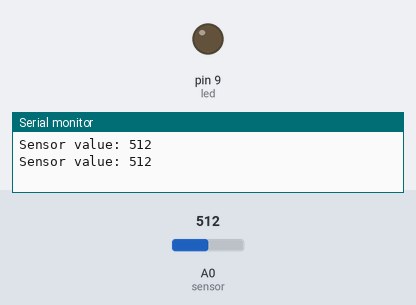
Simulated run of this sketch. Board: Arduino Uno, built with avr-gcc and run on an emulated ATmega328P. Parts: output pins drawn as LEDs (lit = HIGH), the last lines printed to the serial monitor. The test bench sets the inputs (shaded band); at power-on: A0 (sensor) = 512.

Above: at 1.8 s.
1.9 s: A0 (sensor) set to 310
3.4 s: A0 (sensor) set to 289
At 4.3 s:
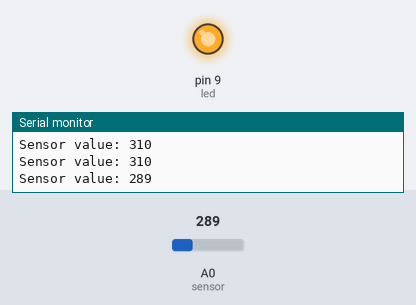
5.5 s: A0 (sensor) set to 306
At 7.1 s:
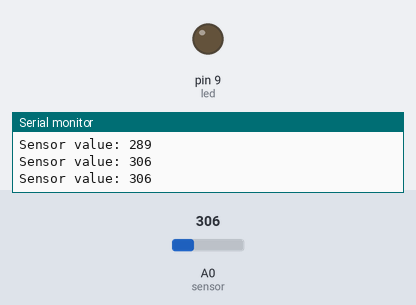
7.5 s: A0 (sensor) set to 290
At 8.6 s:
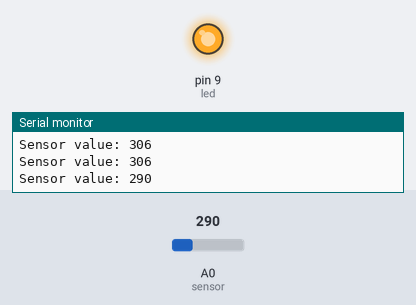
Timing chart, 0 to 10.5 s (numbered marks = the images above; inputs shaded):
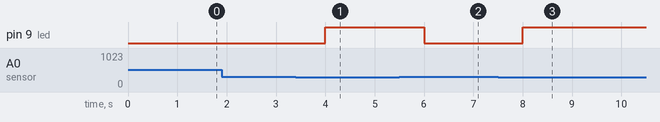

The sketch:

ldrLED.ino
```cpp
int limit = 300;
int led = 9;
int sensor = A0;
int sensorValue = 0;

void setup() {
  pinMode(led, OUTPUT);
  pinMode(sensor, INPUT);

  Serial.begin(9600);
}

void loop() {
  sensorValue = analogRead(sensor);

  if(sensorValue < limit) {
    digitalWrite(led, HIGH);
  }
  else{
    digitalWrite(led, LOW);
  }

  Serial.print("Sensor value: ");
  Serial.println(sensorValue);

  delay(1000);
}
```

Measured:
- the behaviour switches between 300 and 299 on A0 (sensor) (found by bisection; images 0 and 1)
- after the input at 3.4 s, pin 9 (led): LOW → HIGH after 0.60 s
- after the input at 5.5 s, pin 9 (led): HIGH → LOW after 0.50 s
- after the input at 7.5 s, pin 9 (led): LOW → HIGH after 0.50 s
